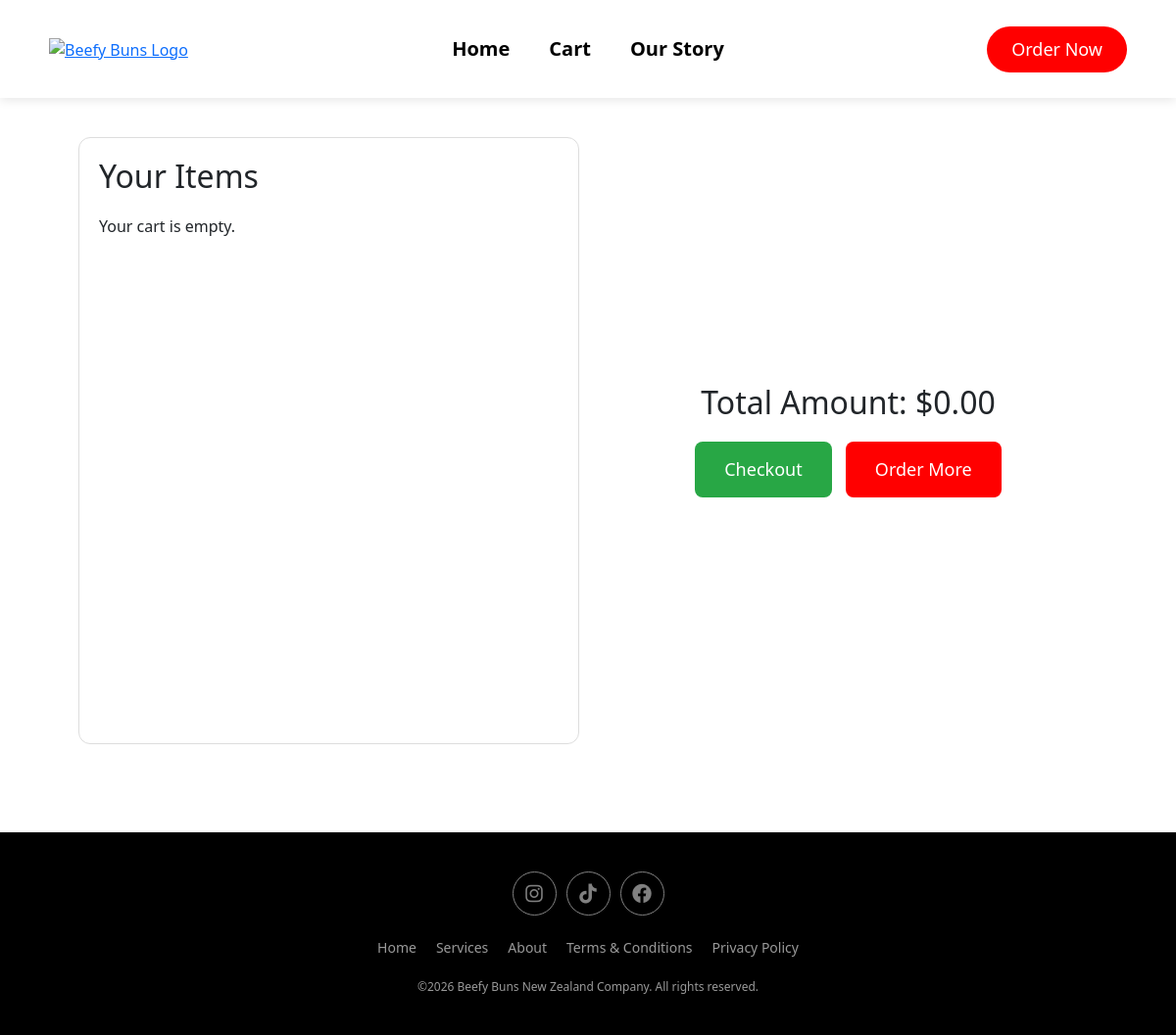
The app's page /checkout, older data.
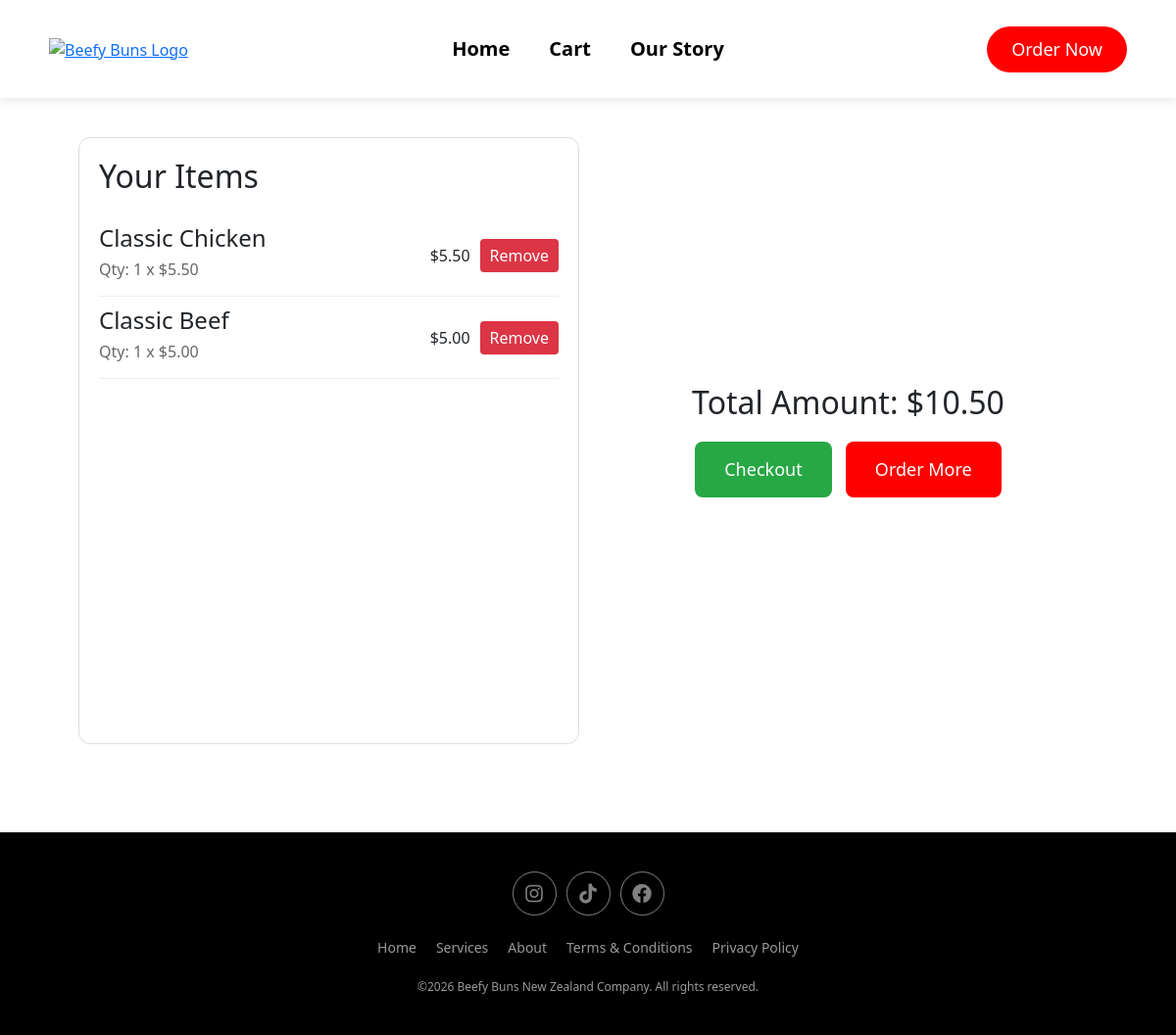
The same page, newer data.
### tables this page shows
CREATE TABLE orders (
    orderid INTEGER PRIMARY KEY AUTOINCREMENT,
    menuid INTEGER NOT NULL,
    quantity INTEGER NOT NULL,
    total REAL NOT NULL,
    order_time TIMESTAMP DEFAULT CURRENT_TIMESTAMP,
    FOREIGN KEY (menuid) REFERENCES Menu(menuid)
);

CREATE TABLE menu (
    menuid INTEGER PRIMARY KEY AUTOINCREMENT,
    name TEXT NOT NULL,
    description TEXT,
    price REAL NOT NULL
, category TEXT);

### app.py (the view)
@app.route("/checkout")
def checkout():
    conn = get_db()
    cursor = conn.cursor()
    cursor.execute("""
        SELECT orders.orderid, menu.name, menu.price, orders.quantity, orders.total
        FROM orders
        JOIN menu ON orders.menuid = menu.menuid
        ORDER BY orders.order_time DESC
    """)
    cart_items = cursor.fetchall()
    total = sum(item[4] for item in cart_items)  # item[4] is total
    return render_template("checkout.html", cart_items=cart_items, total=total)

### database.py (called while the page is built)
def get_db():
    if 'db' not in g:
        g.db = sqlite3.connect(DATABASE)
        g.db.row_factory = sqlite3.Row
    return g.db

### templates/checkout.html (shortened to what this page needs)
<!DOCTYPE html>
<html lang="en">
<head>
    <link rel="stylesheet" href="/static/styles.css">
    <link href="https://cdn.jsdelivr.net/npm/bootstrap@5.3.3/dist/css/bootstrap.min.css" rel="stylesheet">
    <link rel="stylesheet" href="https://cdnjs.cloudflare.com/ajax/libs/font-awesome/6.0.0/css/all.min.css">
</head>
<body>
    <header>
      <nav class="nav_bar">
      <div class="nav-container">
          <div class="nav_logo">
          <a href="/">
            <img class="logo" src="/static/assets/logo.png" alt="Beefy Buns Logo">
          </a>
          </div>
          <ul class="nav_links">
              <li><a href="/">Home</a></li>
              <li><a href="/checkout">Cart</a></li>
              <li><a href="/aboutus">Our Story</a></li>
          </ul>
          <div class="nav_order_button">
            <a href="/menu">
              <button type="button" class="order_button">Order Now</button>
            </a>
          </div>
        </div>
        </nav>
    </header>
    <div class="checkout-page">
        <main class="checkout-main">
            <section class="checkout-items">
                <div class="checkout-header">
                    <h2>Your Items</h2>
                </div>
                {% if cart_items %}
                    {% for item in cart_items %}
                    <div class="checkout-item-row">
                        <div class="checkout-item-details">
                            <h4>{{ item[1] }}</h4>
                            <p>Qty: {{ item[3] }} x ${{ "%.2f"|format(item[2]) }}</p>
                        </div>
                        <div class="checkout-item-actions">
                            <span>${{ "%.2f"|format(item[4]) }}</span>
                            <form action="/remove_item/{{ item[0] }}" method="post" class="remove-item-form">
                                <button type="submit" class="remove-button">Remove</button>
                            </form>
                        </div>
                    </div>
                    {% endfor %}
                {% else %}
                    <p>Your cart is empty.</p>
                {% endif %}
            </section>
            <aside class="checkout-summary">
                <div class="checkout-summary-header">
                    <h2>Total Amount: ${{ "%.2f"|format(total) }}</h2>
                </div>
                <div class="checkout-summary-actions">
                    <button class="checkout-button">Checkout</button>
                    <a href="/menu" class="order-more-button">Order More</a>
                </div>
            </aside>
        </main>
    </div>
    <footer class="main-footer">
  <div class="footer-socials">
    <a href="https://www.instagram.com"><i class="fab fa-instagram"></i></a>
    <a href="https://www.tiktok.com"><i class="fab fa-tiktok"></i></a>
    <a href="https://www.facebook.com"><i class="fab fa-facebook"></i></a>
  </div>
  <ul class="footer-links">
    <li><a href="/">Home</a></li>
    <li><a href="#">Services</a></li>
    <li><a href="/aboutus">About</a></li>
    <li><a href="#">Terms & Conditions</a></li>
    <li><a href="#">Privacy Policy</a></li>
  </ul>
  <p class="footer-copyright">©2026 Beefy Buns New Zealand Company. All rights reserved.</p>
    </footer>
</body>
</html>

### static/styles.css (style rules this page uses)
* { margin: 0; padding: 0; box-sizing: border-box; }
img, video, iframe { max-width: 100%; height: auto; }
body { padding-top: 100px; padding-left: 40px; padding-right: 40px; }
.nav_bar { background-color: #ffffff; display: flex; width: 100%; position: fixed; top: 0; left: 0; z-index: 1000; height: 100px; box-shadow: 0 2px 10px rgba(0,0,0,0.1); box-sizing: border-box; }
.nav-container { display: flex; width: 100%; align-items: center; padding: 0 50px; }
.nav_logo, .nav_links, .nav_order_button { flex: 1; display: flex; align-items: center; }
.nav_logo { justify-content: flex-start; }
.logo { height: 100px; width: auto; }
.nav_links { justify-content: center; gap: 40px; list-style: none; margin: 0; padding: 0; }
.nav_links a { text-decoration: none; color: black; font-size: 20px; font-weight: bold; }
.nav_order_button { justify-content: flex-end; }
.order_button { border-radius: 30px; background-color: red; color: white; font-size: 18px; padding: 10px 25px; border: none; cursor: pointer; transition: 0.4s; }
.main-footer { background-color: black; padding: 40px 0; margin-top: 50px; margin-right: -40px; margin-left: -40px; display: flex; flex-direction: column; align-items: center; gap: 20px; }
.footer-socials { display: flex; justify-content: center; gap: 10px; }
.footer-socials a { display: inline-flex; justify-content: center; align-items: center; width: 45px; height: 45px; border: 1px solid grey; border-radius: 50%; color: grey; text-decoration: none; font-size: 20px; transition: 0.3s; }
.footer-links { display: flex; list-style: none; gap: 20px; padding: 0; margin: 0; }
.footer-links a { text-decoration: none; color: #999; font-size: 14px; }
.footer-copyright { color: #999; font-size: 12px; margin: 0; }
.checkout-page { min-height: calc(100vh - 100px); display: flex; flex-direction: column; }
.checkout-main { display: flex; gap: 20px; padding: 40px; flex: 1; }
.checkout-items, .checkout-summary { flex: 1; background: #fff; border-radius: 12px; padding: 20px; min-height: 300px; }
.checkout-items { border: 1px solid #ddd; }
.checkout-header, .checkout-summary-header { display: flex; justify-content: flex-start; align-items: center; margin-bottom: 20px; }
.checkout-header h2, .checkout-summary-header h2 { margin: 0; }
.checkout-item-row { display: flex; justify-content: space-between; align-items: center; border-bottom: 1px solid #eee; padding: 10px 0; }
.checkout-item-details h4 { margin: 0; }
.checkout-item-details p { margin: 5px 0; color: #666; }
.checkout-item-actions { display: flex; align-items: center; gap: 10px; }
.remove-item-form { margin: 0; }
.remove-button { background: #dc3545; color: white; border: none; padding: 5px 10px; border-radius: 4px; cursor: pointer; }
.checkout-summary { display: flex; flex-direction: column; justify-content: center; align-items: center; }
.checkout-button { background: #28a745; color: white; border: none; padding: 15px 30px; border-radius: 8px; font-size: 18px; cursor: pointer; }
.order-more-button { background: red; color: white; text-decoration: none; padding: 15px 30px; border-radius: 8px; font-size: 18px; display: inline-block; margin-left: 10px; cursor: pointer; }

Row changes from the older to the newer data that the page shows:
added orders: name "Classic Chicken", quantity "1", total "5.50"
now on this page (row unchanged): menu: price "5.50"
added orders: name "Classic Beef", quantity "1", total "5.00"
now on this page (row unchanged): menu: price "5.00"
Text that changed along with them:
{{ "%.2f"|format(total) }}: "0.00" → "10.50"
text no longer shown: "Your cart is empty."
